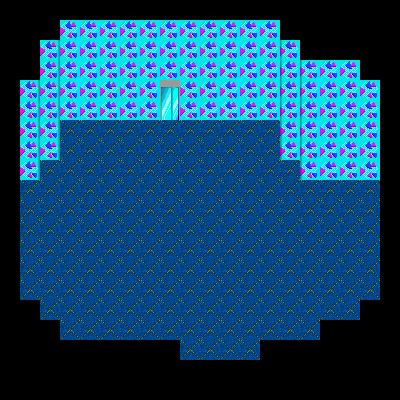

Tiled map render using the project's own tile images. Description and the whole map definition, tile-layer contents included, below:
An orthogonal 20x20 tile map with 20x20 px tiles, 1 tile layer (Tile Layer 1) and 1 object (CHGROOM).

<map version="1.8" tiledversion="1.8.4" orientation="orthogonal" renderorder="right-down" width="20" height="20" tilewidth="20" tileheight="20" infinite="0" nextlayerid="3" nextobjectid="4">
 <properties>
  <property name="name" value="Play Room" />
 </properties>
 <tileset firstgid="1" source="HOTEL.TSX" />
 <layer id="1" name="Tile Layer 1" width="20" height="20">
  <data encoding="csv">
39,39,39,39,39,39,39,39,39,39,39,39,39,39,39,39,39,39,39,39,
39,39,39,81,81,81,81,81,81,81,81,81,81,81,39,39,39,39,39,39,
39,39,98,81,81,81,81,81,81,81,81,81,81,81,97,39,39,39,39,39,
39,39,98,81,81,81,81,81,81,81,81,81,81,81,97,97,81,81,39,39,
39,98,98,81,81,81,81,81,55,81,81,81,81,81,97,97,81,81,81,39,
39,98,98,81,81,81,81,81,71,81,81,81,81,81,97,97,81,81,81,39,
39,98,98,5,5,5,5,5,5,5,5,5,5,5,97,97,81,81,81,39,
39,98,98,5,5,5,5,5,5,5,5,5,5,5,97,97,81,81,81,39,
39,98,5,5,5,5,5,5,5,5,5,5,5,5,5,97,81,81,81,39,
39,5,5,5,5,5,5,5,5,5,5,5,5,5,5,5,5,5,5,39,
39,5,5,5,5,5,5,5,5,5,5,5,5,5,5,5,5,5,5,39,
39,5,5,5,5,5,5,5,5,5,5,5,5,5,5,5,5,5,5,39,
39,5,5,5,5,5,5,5,5,5,5,5,5,5,5,5,5,5,5,39,
39,5,5,5,5,5,5,5,5,5,5,5,5,5,5,5,5,5,5,39,
39,5,5,5,5,5,5,5,5,5,5,5,5,5,5,5,5,5,5,39,
39,39,5,5,5,5,5,5,5,5,5,5,5,5,5,5,5,5,39,39,
39,39,39,5,5,5,5,5,5,5,5,5,5,5,5,5,39,39,39,39,
39,39,39,39,39,39,39,39,39,5,5,5,5,39,39,39,39,39,39,39,
39,39,39,39,39,39,39,39,39,39,39,39,39,39,39,39,39,39,39,39,
39,39,39,39,39,39,39,39,39,39,39,39,39,39,39,39,39,39,39,39
</data>
 </layer>
 <objectgroup id="2" name="triggers">
  <object id="3" name="ELEV_NAT" type="CHGROOM" x="160" y="100" width="20" height="20">
   <properties>
    <property name="name" value="ELEV_NAT" />
    <property name="x" type="int" value="7" />
    <property name="y" type="int" value="8" />
   </properties>
  </object>
 </objectgroup>
</map>
